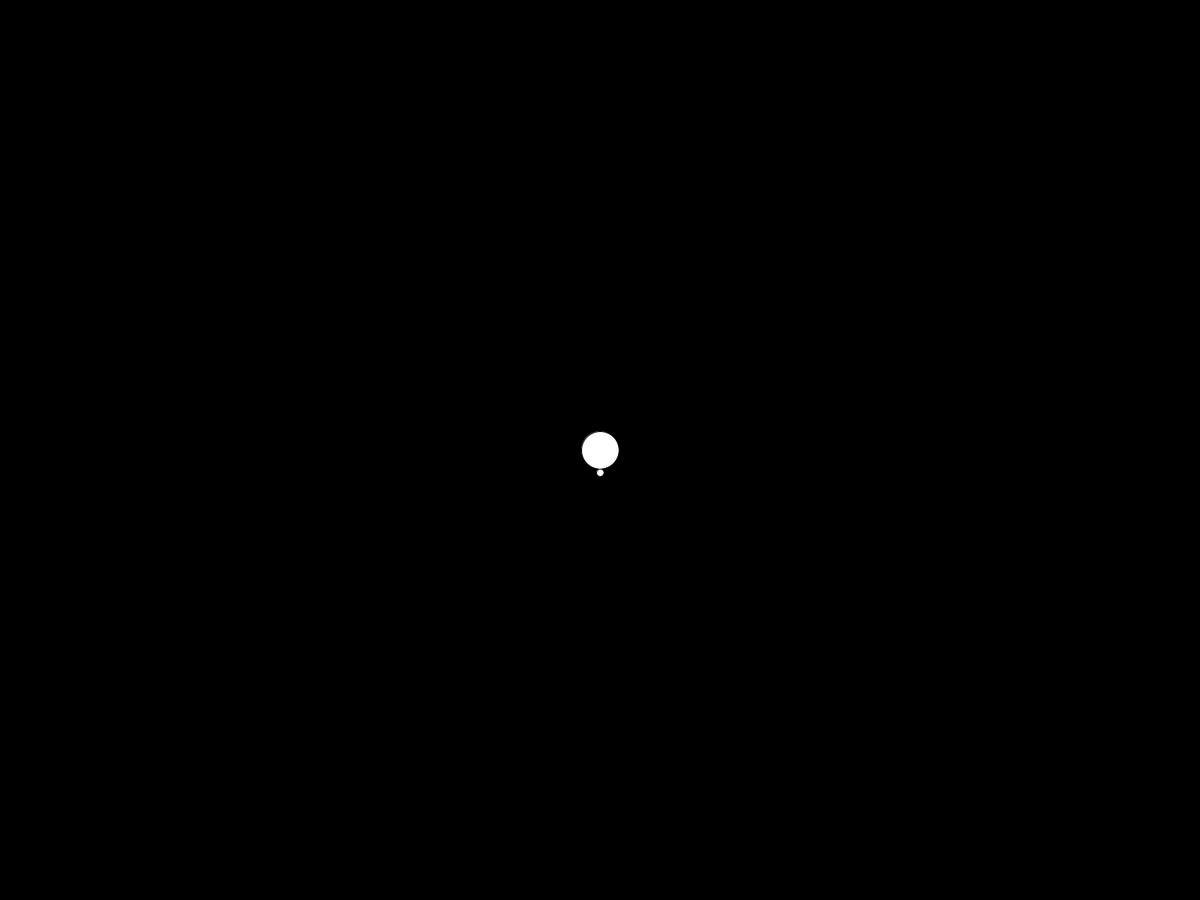
Frame 1 (no input)
Frame 60 (the mouse pressed at the canvas centre just before this capture): identical to frame 1, image omitted
Frame 120 (the mouse held since frame 60 and released just before this capture): identical to frame 1, image omitted

The Processing sketch that drew this single still picture (run headless with seeded random() and noise(); from frame 60 on, the mouse is pressed at the canvas centre):

// Processing sketch: Circular_Movement
// ── Circular_Movement.pde
Planet planet;
Player player;
Movement movement;

void setup() {
  fullScreen();
  smooth();
  movement = new Movement();
  planet = new Planet(width/2, height/2);
  player = new Player(width/2);
}

void draw() {
  background(0);

  //Displaying the planet & player
  planet.display();
  player.display();
  movement.booleans();
}

void keyPressed() {
  //Checking if the keys are pressed.
  if (key == 'A' || key == 'a') {
    movement.left = true;
  }
  if (key == 'D' || key == 'd') {
    movement.right = true;
  }
}

void keyReleased() {
  //Checking if the keys are released.
  if (key == 'A' || key == 'a') {
    movement.left = false;
  }
  if (key == 'D' || key == 'd') {
    movement.right = false;
  }
}
// ── Movement.pde
class Movement {
  boolean right, left; //Booleans for movement to the right & left.
  float constantX = width/2; //X coordinate for the center of the circular movement
  float constantY = height/2; //Y coordinate for the center of the circular movement
  float angle = 0; //The startingpoint for the circles rotation
  float scale = 25+5; //The distance from the center of the circular movement to the player
  float speed = 0.1; //An influence on the distance per tick
  
  void booleans() {
    if (right) {
      player.x = constantX + sin(angle) * scale;
      player.y = constantY + cos(angle) * scale;
      angle -= speed;
    }
    
    if (left) {
      player.x = constantX + sin(angle) * scale;
      player.y = constantY + cos(angle) * scale;
      angle += speed;
    }
  }
}
// ── Planet.pde
class Planet {
  float x, y, d = 50; //Planet's coordinates

  Planet(float tempX, float tempY) {
    x = tempX;
    y = tempY;
  }

  void display() {
    ellipse(x, y, d, d);
  }
}
// ── Player.pde
class Player {
  float x, y, d;

  Player(float tempX) {
    x = tempX;
    d = 10;
    y = height/2 + planet.d/2 + d/2;
  }
  
  void display(){
    ellipse(x,y,d,d);
  }
}
